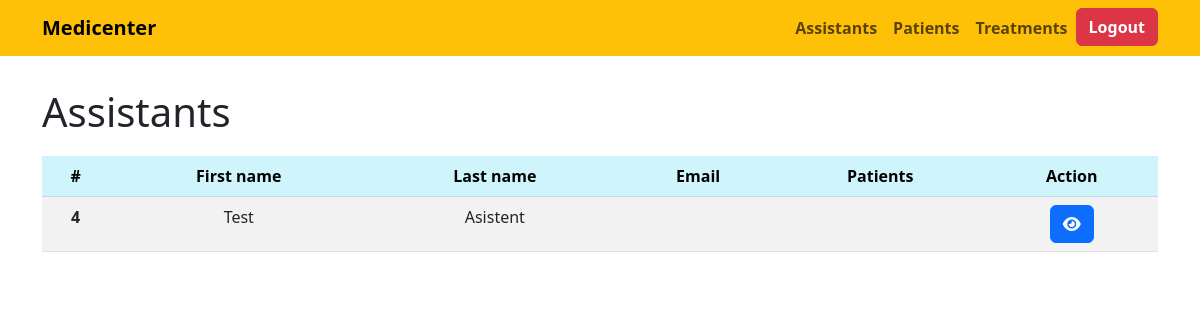
The app's page /assistants/ (signed in), older data.
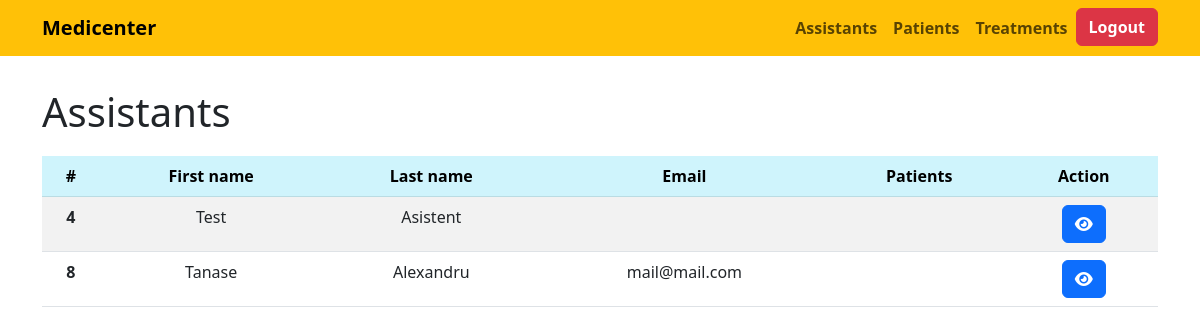
The same page, newer data.
### api/models.py (models this page shows, shortened)
class Assistant(User):
    patients = models.ManyToManyField('Patient', related_name='assistant_patients',blank=True)
    class Meta:
        verbose_name_plural = "Assistants"

### api/views.py (the view)
# urls.py: path('assistants/', views.view_assistants, name='assistants'),
def view_assistants(request):
    assistants = Assistant.objects.all()
    context = {'assistants': assistants}
    return render(request, 'assistants.html', context)

### api/context_processors.py (called while the page is built)
def user_context(request):
    context = {}
    user_role = None
    user_obj = None
    if request.user.is_authenticated:
        try:
            user_obj = UserProfile.objects.get(user=request.user)
            user_role = user_obj.role
        except UserProfile.DoesNotExist:
            pass
    if user_role == 'doctor' or user_role == 'general_manager':
        context['profile'] = user_obj
    elif user_role == 'assistant':
        context['assistant'] = Assistant.objects.get(user=request.user)
    else:
        context['guest'] = True
    return context

### api/templates/assistants.html (shortened to what this page needs)
{% extends 'main.html' %}
{% block content %}
<div class="mt-3 text-center">
    {% if request.user.is_authenticated %}
        {% if profile.role == "general_manager" or "doctor" and profile %}
          <div class="d-flex justify-content-between align-items-center mb-3">
            <h1 class="text-center mt-3 mb-1">Assistants</h1>
          </div>
          <table class="table table-striped table-hover">
              <thead>
                  <tr class="table-info">
                    <th scope="col">#</th>
                    <th scope="col">First name</th>
                    <th scope="col">Last name</th>
                    <th scope="col">Email</th>
                    <th scope="col">Patients</th>
                    <th scope="col">Action</th>
                  </tr>
                </thead>
                <tbody>
                  {% for assistant in assistants  %}
                  <tr>
                    <th scope="row">{{assistant.id}}</th>
                    <td>{{assistant.first_name}}</td>
                    <td>{{assistant.last_name}}</td>
                    <td>{{assistant.email}}</td>
                    <td>
                    </td>
                    <td>
                      <a class ="btn btn-primary" href="{% url 'assistants' assistant.id %}"><i class="fa-sharp fa-solid fa-eye"></i></a>
                    </td>
                  </tr>
                  {% endfor %}
                </tbody>
          </table>
        {% else %}
            <div class="mt-5">
                <h1 class="text-danger">You don't have access this page!</h1>
            </div>
        {% endif %}
    {% else %}
    <div class="mt-5">
        <h1 class="text-danger">You must be logged in to access this page!</h1>
    </div>
    {% endif %}
</div>
{% endblock content %}

Row changes from the older to the newer data that the page shows:
added Assistant: id "8", first_name "Tanase", last_name "Alexandru", email "mail@mail.com"
